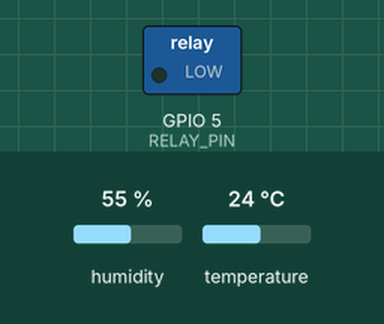
The sketch below on a simulated ESP32. On the bench: switched loads named in the sketch (green lamp = pin HIGH). The test bench sets the inputs (shaded band); at power-on: temperature 24 °C, humidity 55 %. What the sketch prints to the serial monitor is not drawn.

Above: at 4.8 s.
4.9 s: temperature set to 27 °C
7.9 s: temperature set to 30 °C
At 8.7 s:
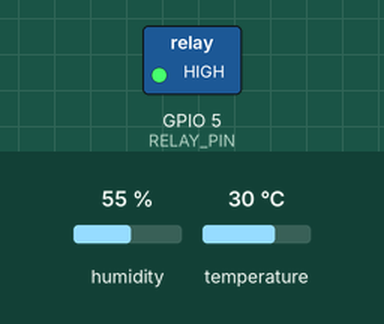
10.9 s: temperature set to 12 °C
At 13.5 s:
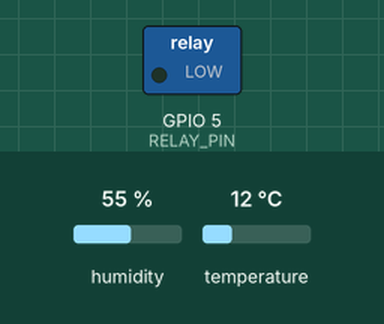
13.9 s: temperature set to 33 °C
At 14.7 s:
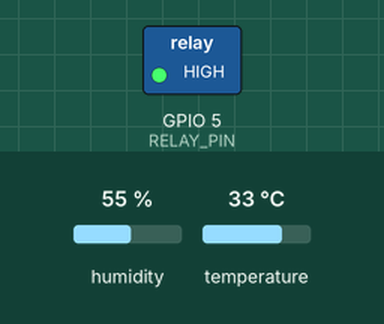
Timing chart, 0 to 16.9 s (numbered marks = the images above; inputs shaded):
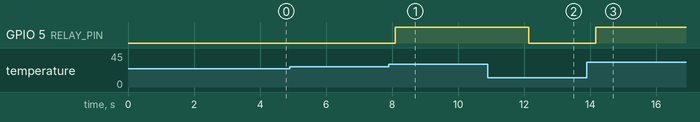

The sketch:

fan_control.ino
```cpp
/*******************************************************
 * Automatic Fan Control using ESP32 + DHT11
 * (Standalone - No WiFi or Blynk)
 * (Modified for Active-HIGH Relay)
 *******************************************************/

// Include necessary libraries
#include <DHT.h>

// --- Pin Definitions ---
#define DHT_PIN 4      // GPIO4 → DHT11 data pin
#define RELAY_PIN 5    // GPIO5 → Relay input pin
#define DHT_TYPE DHT11   // Sensor type

// --- Temperature threshold (°C) ---
const float TEMPERATURE_THRESHOLD = 28.0;

// Initialize DHT sensor
DHT dht(DHT_PIN, DHT_TYPE);

// --- Setup Function ---
void setup() {
  Serial.begin(115200);
  Serial.println("\n--- 🌡 Automatic Fan Control System ---");

  dht.begin();                   // Start DHT sensor
  pinMode(RELAY_PIN, OUTPUT);
  digitalWrite(RELAY_PIN, LOW);    // Ensure fan is OFF initially (for active-high relay)
}

// --- Main Loop ---
void loop() {
  // Wait for 2 seconds between readings
  delay(2000);

  // Read sensor values
  float h = dht.readHumidity();
  float t = dht.readTemperature(); // Read temperature in Celsius

  // Check if any reads failed and exit early to try again.
  if (isnan(h) || isnan(t)) {
    Serial.println("❌ Failed to read from DHT sensor!");
    return;
  }

  // Print sensor data to the Serial Monitor
  Serial.print("Temperature: ");
  Serial.print(t);
  Serial.print(" °C  |  Humidity: ");
  Serial.print(h);
  Serial.print(" %  |  ");

  // --- Fan Control Logic (Active HIGH) ---
  if (t > TEMPERATURE_THRESHOLD) {
    Serial.println("Fan Status: ON");
    digitalWrite(RELAY_PIN, HIGH);  // Turn ON fan
  } else {
    Serial.println("Fan Status: OFF");
    digitalWrite(RELAY_PIN, LOW);   // Turn OFF fan
  }
}
```

Measured:
- the behaviour switches between 28 and 29 °C on temperature (found by bisection; images 0 and 1)
- after the input at 4.9 s, every drawn part: stays the same
- after the input at 7.9 s, GPIO 5 (RELAY_PIN): LOW → HIGH after 0.19 s
- after the input at 10.9 s, GPIO 5 (RELAY_PIN): HIGH → LOW after 1.2 s
- after the input at 13.9 s, GPIO 5 (RELAY_PIN): LOW → HIGH after 0.27 s
